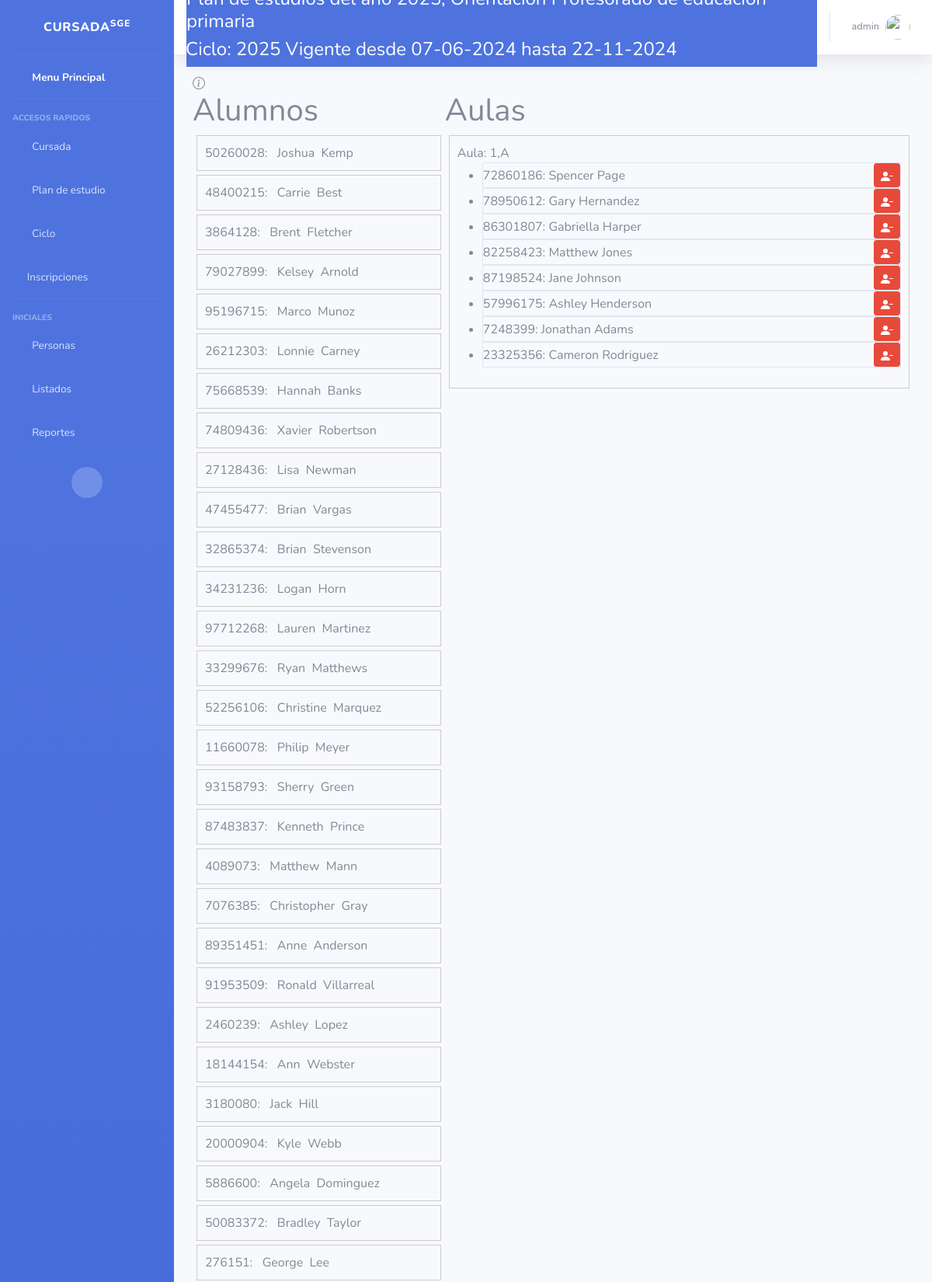
Screenshot of /Clases/asignar_alumno_a_aula/8 (signed in, upper part) with the database file from the repository.
### Core/models.py (models this page shows, shortened)
class Ciclo (models.Model):
    anioCalendario = models.CharField(
        help_text="Ej: 2024",
        max_length=4,
        unique= True)
    fechaInicio = models.DateField(help_text="Ej: 16/02/2024",
                                   default=now)
    plan = models.ForeignKey(PlanDeEstudios, blank=False, on_delete=models.CASCADE)
    fechaFin = models.DateField(help_text="Ej: 28/11/2024",)
    esActual = models.BooleanField(
        default= True
    )
    def __str__(self):
        return "{0} Vigente desde {1} hasta {2}".format(self.anioCalendario,self.fechaInicio.strftime("%d-%m-%Y"), self.fechaFin.strftime("%d-%m-%Y"))

class Inscripcion(models.Model):
    estudiante = models.ForeignKey(
        Estudiante,
        null=True,
        help_text="Ej: Juan Perez",
        on_delete=models.CASCADE,
    )
    ciclo = models.ForeignKey(
        Ciclo,
        null=True,
        on_delete=models.CASCADE,
        help_text="Ej: Actual",
    )
    anio = models.ForeignKey(
        AnioPlan,
        on_delete=models.CASCADE,
        help_text="Ej: 1,año",
    )
    fecha = models.DateTimeField(default=now,help_text="Ej: 16/02/2024",)
    class Meta:
        unique_together = ['estudiante', 'ciclo', 'anio']

class Persona(models.Model):
    MAXNOMBRE = 50
    MAXAPELLIDO = 50
    REGEX_NOMBRE = '^[0-9a-zA-Z-_ .]{3,100}$'
    REGEX_NUMERO = '^[0-9]{1,12}$'
    MAXDNI =11
    MAXDIRECCION = 100
    MAXTELEFONO = 10
    nombre = models.CharField(
        help_text="Ej: Juan",
        max_length = MAXNOMBRE,
        unique= False,
        null= False,
        blank= False,
        validators= [RegexValidator(regex=REGEX_NOMBRE)],
        error_messages= {
            'max_length': "El nombre puede tener a lo sumo {} caracteres".format(MAXNOMBRE),
            'blank': "El nombre es obligatorio"
        }
    )
    apellido = models.CharField(
        help_text="Ej: Perez",
        max_length=MAXAPELLIDO,
        unique=False,
        null=False,
        blank=False,
        validators=[RegexValidator(regex=REGEX_NOMBRE)],
        error_messages={
            'max_length': "El apellido puede tener a lo sumo {} caracteres".format(MAXNOMBRE),
            'blank': "El apéllido es obligatorio"
        }
    )
    dni= models.CharField(
        help_text="Ej: 12345678",
        max_length = MAXDNI,
        unique= True,
        null= False,
        blank= False,
        error_messages= {
            'max_length': "El dni puede tener a lo sumo {} caracteres".format(MAXDNI),
            'unique': "El dni ingresado ya existe",
            'blank': "El dni es obligatorio"
        }
    )
    localidad=models.ForeignKey(
        Localidad,
        null=False,
        blank=False,
        on_delete=models.CASCADE,
        help_text="Ej: Trelew",
        error_messages={
        }
    )
    direccion=models.CharField(
        help_text="Ej: Calle falsa 123",
        max_length = MAXDIRECCION,
        unique= False,
        null= False,
        blank= False,
        error_messages= {
            'blank': "La direccion es obligatoria"
        }
    )
    email = models.EmailField(
        help_text="Ej: asd@asd.com",
        unique=True,
        null=True,
        blank=True,
        primary_key=False,
        error_messages={
            'unique': "El email no esta disponible",
        }
    )
    telefono= models.CharField(
        help_text="Ej: 0123456789 ",
        max_length=MAXTELEFONO,
        unique=False,
        null=True,
        blank=True,
        primary_key=False,
        validators=[RegexValidator(regex=REGEX_NUMERO)],
        error_messages={
            'max_length': "El telefono puede tener a lo sumo {} caracteres".format(MAXTELEFONO),
        }
    )
    def __str__(self):
        return "{0}, {1}, {2}".format(self.dni, self.apellido, self.nombre)

class Aula(models.Model):
    estudiantes = models.ManyToManyField(
        'Estudiante',
        blank=True,
        related_name="estudiantes",
    )
    division = models.ForeignKey(
        'Division',
        unique=False,
        null=False,  # Asegura que cada aula tenga una división asociada
        blank=False,
        on_delete=models.CASCADE,
        related_name="aulas"  # Hace que el acceso a las aulas asociadas con una división sea más claro
    )
    class Meta:
        db_table = 'Aula'

class Division(models.Model):
    PRIMERA = '1ra'
    SEGUNDA = '2da'
    TERCERA = '3ra'
    CUARTA = '4ta'
    QUINTA = '5ta'
    CHOICES_DIV = (
        (PRIMERA, 'Primera'),
        (SEGUNDA, 'Segunda'),
        (TERCERA, 'Tercera'),
        (CUARTA, 'Cuarta'),
        (QUINTA, 'Quinta'))
    ciclo = models.ForeignKey(Ciclo, on_delete=models.CASCADE, related_name="divisiones")
    codigo = models.CharField(max_length=50, choices=CHOICES_DIV, default=PRIMERA)
    descripcion = models.CharField(max_length=50)
    anio = models.ForeignKey(AnioPlan, on_delete=models.CASCADE)
    alumnos = models.ManyToManyField(Estudiante)
    def __str__(self):
        return "{0},{1}".format(self.anio.codigo, self.codigo)

class AnioPlan(models.Model):
    MAXCODIGO= 50
    CANTMAXPORANIO= 50
    MAXDESCRIPCION = 50
    codigo = models.CharField(
        help_text="Ej: ",
        max_length= MAXCODIGO,
        null=False,
        blank=False,
        error_messages={
            'blank': "El codigo es obligatorio"
        })
    descripcion = models.CharField(help_text="nivel",
        unique=False,
        max_length= MAXDESCRIPCION,
        null=False,
        blank=False,
        primary_key=False,
        )
    plan = models.ForeignKey(PlanDeEstudios, models.CASCADE, related_name="anios")
    inscripciones = models.ManyToManyField(Estudiante)
    class Meta:
        unique_together = [['codigo', 'plan']]

class Estudiante(Persona):
    def dia_futuro(value):
        hoy = date.today()
        if hoy <  value:
            raise ValidationError('La fecha ingresada es mayor a la actual')
        return value
    legajo = models.CharField(
        help_text="Ej: asd123",
        max_length= 50,unique= True,
        )
    fechaInscripcion = models.DateField(default = now,validators=[dia_futuro])
    aulas = models.ManyToManyField(
        'Aula',
        blank=True,
        related_name='estudiantes_en_aula'
        )

### Clases/views.py (the view)
# urls.py: re_path(r'^asignar_alumno_a_aula/(?P<idAnio>\d+)$', views.asignar_alumno_a_aula, name= 'asignar_alumno_a_aula'),
@login_required
def asignar_alumno_a_aula(request, idAnio):
    print("asignar alumno", idAnio)
    ciclo=request.ciclo
    divisiones = Division.objects.filter(anio_id=idAnio,ciclo=ciclo)
    estudiantes_inscritos = Inscripcion.objects.filter(anio=idAnio,ciclo = ciclo)
    print("estudiuantes inscriptos",estudiantes_inscritos)
    aulas = Aula.objects.filter(division__in=divisiones)
    print("Estoy en aulaaass",aulas[0].estudiantes.all())
    estudiantes_aula = {}  # Cambiaremos a un diccionario para asociar estudiantes con aulas
    for aula in aulas:
        estudiantes_aula[aula.id] = aula.estudiantes.all()
        print(aula.estudiantes.all())
    estudiantes_no_en_aula = []
    ids_estudiantes_aula = [estudiante.id for aula_estudiantes in estudiantes_aula.values() for estudiante in aula_estudiantes]
    print("Estudiates e aulas",ids_estudiantes_aula)
    print((ids_estudiantes_aula))
    for estudiante in estudiantes_inscritos:
        print("id estudiante*****",estudiante.estudiante.id,ids_estudiantes_aula)
        if estudiante.estudiante.id not in ids_estudiantes_aula:
            estudiantes_no_en_aula.append(estudiante)
    print("no en aula", estudiantes_no_en_aula)
    return render(request, 'Division/asignar_alumnno_aula.html', {'aulas': aulas,
                                                                'estudiantes': estudiantes_no_en_aula,
                                                                'estudiantes_aula': estudiantes_aula,
                                                                'estudiantes_no_en_aula': estudiantes_no_en_aula})

### Clases/templates/Division/asignar_alumnno_aula.html (shortened to what this page needs)
{% extends 'index.html' %}
{% block content %}
{% load static %}
<head>
</head>
<a data-bs-toggle="modal" data-bs-target="#exampleModal" data-bs-slide-to="0">
    </a>
<cuerpo>
    <div id="alumnos-container">
        <h1>Alumnos</h1>
        <ul id="alumnos-list">
            {% for estudiante in estudiantes %}
                <li class="alumno" draggable="true" ondragstart="handleDragStart(event,
                '{{ estudiante.estudiante.dni }}',
                '{{ estudiante.estudiante.id }}',
                '{{ estudiante.estudiante.nombre }}',
                '{{ estudiante.estudiante.apellido }}')"
                data-id="{{ estudiante.estudiante.id }}"
                data-dni="{{ estudiante.estudiante.dni }}"
                data-nombre="{{ estudiante.estudiante.nombre }}"
                data-apellido="{{ estudiante.estudiante.apellido }}">
                {{ estudiante.estudiante.dni  }}: &nbsp {{ estudiante.estudiante.nombre  }}&nbsp {{estudiante.estudiante.apellido}}</li>
            {% endfor %}
        </ul>
    </div>
    <div id="aulas-container">
        <h1>Aulas</h1>
        {% for aula in aulas %}
        <div id="aulas-list">
            <li class="aula" ondrop="drop(event)" ondragover="allowDrop(event)" data-id="{{ aula.id }}">
                Aula: {{ aula.division }}
                <ul>
                    {% for estudiante_id, estudiante in estudiantes_aula.items %}
                    {% if estudiante_id == aula.id %}
                    <div>
                        {% for e in estudiante %}
                        <li class="border alumnos-list">
                            <div style="display: flex; align-items: center; justify-content: space-between;">
                                <span>{{ e.dni }}: {{ e.nombre }} {{ e.apellido }}</span>
                                <button class="btn btn-danger btn-sm" onclick="eliminarAlumno('{{ aula.id }}', '{{ e.id }}')">
                                    <small>
                                        <svg xmlns="http://www.w3.org/2000/svg" width="16" height="16" fill="currentColor" class="bi bi-person-dash-fill" viewBox="0 0 16 16">
                                            <path fill-rule="evenodd" d="M11 7.5a.5.5 0 0 1 .5-.5h4a.5.5 0 0 1 0 1h-4a.5.5 0 0 1-.5-.5"/>
                                            <path d="M1 14s-1 0-1-1 1-4 6-4 6 3 6 4-1 1-1 1zm5-6a3 3 0 1 0 0-6 3 3 0 0 0 0 6"/>
                                        </svg>
                                    </small>
                                </button>
                            </div>
                        </li>
                        {% endfor %}
                    </div>
                    {% endif %}
                    {% endfor %}
                </ul>
            </li>
        </div>
        {% endfor %}
    </div>
</cuerpo>
</html>
{% endblock content %}

### principal/templates/index.html (shortened to what this page needs)
<!DOCTYPE html>
<html lang="en">
<head>
    <link href="https://cdn.jsdelivr.net/npm/bootstrap@5.2.3/dist/css/bootstrap.min.css" rel="stylesheet">
    <link href= "{% static 'vendor/fontawesome-free/css/all.min.css' %}" rel="stylesheet" type="text/css">
    <link href="{% static 'css/sb-admin-2.min.css' %}" rel="stylesheet">
    {% load bootstrap5 %}
</head>
{% block sidebar %}
<body id="page-top">
    <div id="wrapper">
        <ul class="navbar-nav bg-gradient-primary sidebar sidebar-dark accordion" id="accordionSidebar">
            <a class="sidebar-brand d-flex align-items-center justify-content-center" href="/">
                <div class="sidebar-brand-text mx-3">Cursada<sup>SGE</sup></div>
            </a>
            <hr class="sidebar-divider my-0">
            <li class="nav-item active">
                <a class="nav-link" href="/">
                    <i class="fas fa-fw fa-tachometer-alt"></i>
                    <span>Menu Principal</span></a>
            </li>
            <hr class="sidebar-divider">
            <div class="sidebar-heading">
                Accesos Rapidos
            </div>
            {% if request.hayCicloActivo %}
            <li class="nav-item">
                <a class="nav-link collapsed" href="#" data-toggle="collapse" data-target="#collapseTree"
                    aria-expanded="true" aria-controls="collapseTwo">
                    <i class="fas fa-fw fa-cog"></i>
                    <span>Cursada</span>
                </a>
            </li>
            {% endif %}
            <li class="nav-item">
                <a class="nav-link collapsed" href="#" data-toggle="collapse" data-target="#collapseTwo"
                    aria-expanded="true" aria-controls="collapseTwo">
                    <i class="fas fa-fw fa-cog"></i>
                    <span>Plan de estudio</span>
                </a>
            </li>
            {% if request.hayPlan %}
            <li class="nav-item">
                <a class="nav-link collapsed" href="#" data-toggle="collapse" data-target="#collapseCiclo"
                    aria-expanded="true" aria-controls="collapseTwo">
                    <i class="fas fa-fw fa-cog"></i>
                    <span>Ciclo</span>
                </a>
            </li>
            {% endif %}
            {% if request.hayCicloActivo %}
            <li class="nav-item">
                <a class="nav-link collapsed" href="#" data-toggle="collapse" data-target="#collapseUtilities"
                    aria-expanded="true" aria-controls="collapseUtilities">
                    <i class="fas fa-user-check"></i>
                    <span>Inscripciones</span>
                </a>
            </li>
            {% endif %}
            <hr class="sidebar-divider">
            <div class="sidebar-heading">
                Iniciales
            </div>
            <li class="nav-item">
                <a class="nav-link collapsed" href="#" data-toggle="collapse" data-target="#collapsePages"
                    aria-expanded="true" aria-controls="collapsePages">
                    <i class="fas fa-fw fa-folder"></i>
                    <span>Personas</span>
                </a>
            </li>
            <li class="nav-item">
                <a class="nav-link collapsed" href="#" data-toggle="collapse" data-target="#collapseList"
                    aria-expanded="true" aria-controls="collapsePages">
                    <i class="fas fa-fw fa-table"></i>
                    <span>Listados</span>
                </a>
            </li>
            <li class="nav-item">
                <a class="nav-link collapsed" href="#" data-toggle="collapse" data-target="#collapseRep"
                    aria-expanded="true" aria-controls="collapsePages">
                    <i class="fas fa-fw fa-chart-area"></i>
                    <span>Reportes</span>
                </a>
            </li>
            <hr class="sidebar-divider d-none d-md-block">
            <div class="text-center d-none d-md-inline">
                <button class="rounded-circle border-0" id="sidebarToggle"></button>
            </div>
            {% endblock sidebar %}
        </ul>
        <div id="content-wrapper" class="d-flex flex-column">
            <div id="content">
                <nav class="navbar navbar-expand navbar-light bg-white topbar mb-4 static-top shadow">
                    <div class="input-group btn-primary">
                        <h4>{{request.plan}} &nbsp;</h4>
                        <br>
                        <h4> Ciclo: {{request.ciclo}}</h4>
                    </div>
                    <ul class="navbar-nav ml-auto">
                        <li class="nav-item dropdown no-arrow">
                            <a class="nav-link dropdown-toggle" href="#" id="userDropdown" role="button"
                                data-toggle="dropdown" aria-haspopup="true" aria-expanded="false">
                                <span class="mr-2 d-none d-lg-inline text-gray-600 small">{{ request.user.username }}</span>
                                <img class="img-profile rounded-circle"  src="{% static 'img/undraw_profile.svg' %}" >
                            </a>
                        </li>
                    </ul>
                </nav>
                <div class="container-fluid">
                {% block content %}{% endblock content %}
</body>
</html>

### rows the page displays
Ciclo: ciclo "2025 Vigente desde 07-06-2024 hasta 22-11-2024"
Inscripcion: estudiante.dni "50260028", estudiante.nombre "Joshua", estudiante.apellido "Kemp"
Inscripcion: estudiante.dni "48400215", estudiante.nombre "Carrie", estudiante.apellido "Best"
Inscripcion: estudiante.dni "3864128", estudiante.nombre "Brent", estudiante.apellido "Fletcher"
Inscripcion: estudiante.dni "79027899", estudiante.nombre "Kelsey", estudiante.apellido "Arnold"
Inscripcion: estudiante.dni "95196715", estudiante.nombre "Marco", estudiante.apellido "Munoz"
Inscripcion: estudiante.dni "26212303", estudiante.nombre "Lonnie", estudiante.apellido "Carney"
Inscripcion: estudiante.dni "75668539", estudiante.nombre "Hannah", estudiante.apellido "Banks"
Inscripcion: estudiante.dni "74809436", estudiante.nombre "Xavier", estudiante.apellido "Robertson"
Inscripcion: estudiante.dni "27128436", estudiante.nombre "Lisa", estudiante.apellido "Newman"
Inscripcion: estudiante.dni "47455477", estudiante.nombre "Brian", estudiante.apellido "Vargas"
Inscripcion: estudiante.dni "32865374", estudiante.nombre "Brian", estudiante.apellido "Stevenson"
Inscripcion: estudiante.dni "34231236", estudiante.nombre "Logan", estudiante.apellido "Horn"
Inscripcion: estudiante.dni "97712268", estudiante.nombre "Lauren", estudiante.apellido "Martinez"
Inscripcion: estudiante.dni "33299676", estudiante.nombre "Ryan", estudiante.apellido "Matthews"
Inscripcion: estudiante.dni "52256106", estudiante.nombre "Christine", estudiante.apellido "Marquez"
Inscripcion: estudiante.dni "11660078", estudiante.nombre "Philip", estudiante.apellido "Meyer"
Inscripcion: estudiante.dni "93158793", estudiante.nombre "Sherry", estudiante.apellido "Green"
Inscripcion: estudiante.dni "87483837", estudiante.nombre "Kenneth", estudiante.apellido "Prince"
Inscripcion: estudiante.dni "4089073", estudiante.nombre "Matthew", estudiante.apellido "Mann"
Inscripcion: estudiante.dni "7076385", estudiante.nombre "Christopher", estudiante.apellido "Gray"
Inscripcion: estudiante.dni "89351451", estudiante.nombre "Anne", estudiante.apellido "Anderson"
Inscripcion: estudiante.dni "91953509", estudiante.nombre "Ronald", estudiante.apellido "Villarreal"
Inscripcion: estudiante.dni "2460239", estudiante.nombre "Ashley", estudiante.apellido "Lopez"
Inscripcion: estudiante.dni "18144154", estudiante.nombre "Ann", estudiante.apellido "Webster"
Inscripcion: estudiante.dni "3180080", estudiante.nombre "Jack", estudiante.apellido "Hill"
Inscripcion: estudiante.dni "20000904", estudiante.nombre "Kyle", estudiante.apellido "Webb"
Inscripcion: estudiante.dni "5886600", estudiante.nombre "Angela", estudiante.apellido "Dominguez"
Inscripcion: estudiante.dni "50083372", estudiante.nombre "Bradley", estudiante.apellido "Taylor"
Inscripcion: estudiante.dni "276151", estudiante.nombre "George", estudiante.apellido "Lee"
Aula: division "1,A"
Estudiante: dni "72860186", nombre "Spencer", apellido "Page"
Estudiante: dni "78950612", nombre "Gary", apellido "Hernandez"
Estudiante: dni "86301807", nombre "Gabriella", apellido "Harper"
Estudiante: dni "82258423", nombre "Matthew", apellido "Jones"
Estudiante: dni "87198524", nombre "Jane", apellido "Johnson"
Estudiante: dni "57996175", nombre "Ashley", apellido "Henderson"
Estudiante: dni "7248399", nombre "Jonathan", apellido "Adams"
Estudiante: dni "23325356", nombre "Cameron", apellido "Rodriguez"

### other values shown
{{ request.user.username }} "admin"
